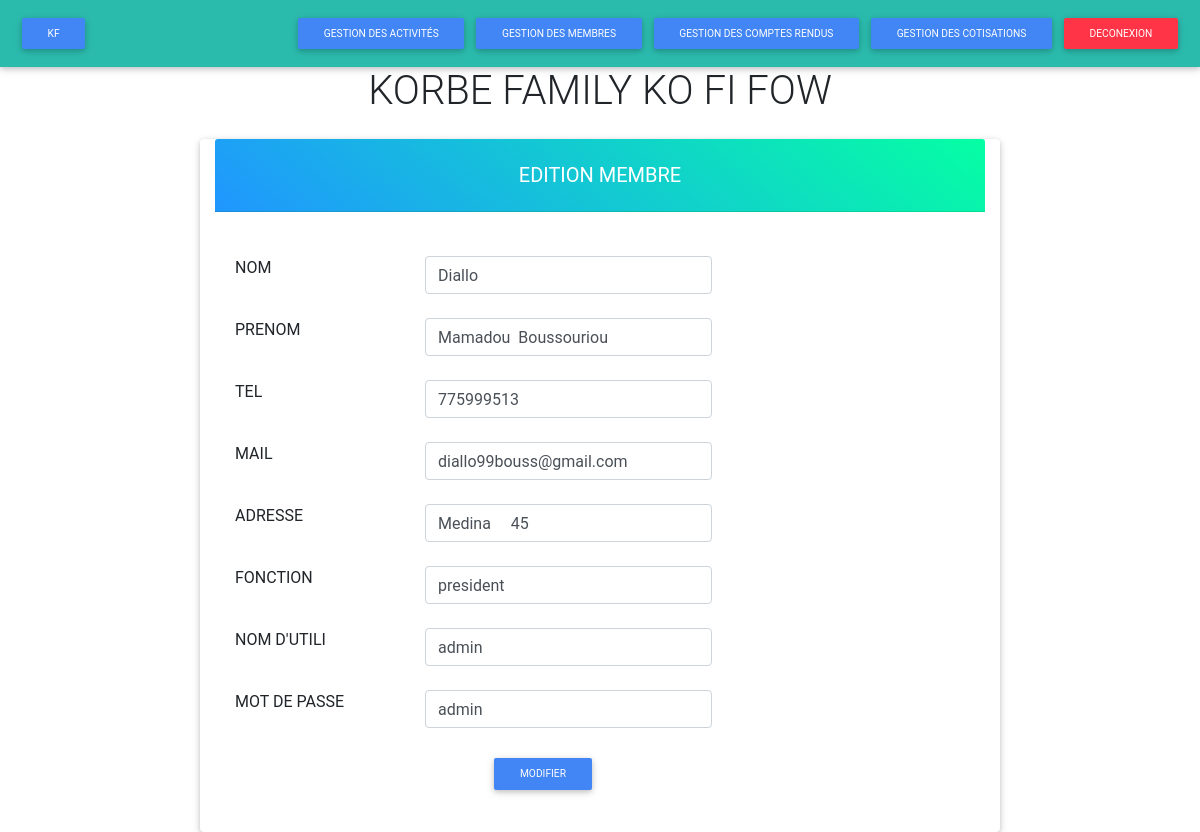
/members/modifier.php?modifier&idP=43, run on the app's committed database.
### tables this page shows
CREATE TABLE `personne` (
  `idP` int(11) NOT NULL AUTO_INCREMENT,
  `nomP` varchar(100) NOT NULL,
  `prenomP` varchar(100) NOT NULL,
  `telephoneP` varchar(100) NOT NULL,
  `mailP` varchar(100) NOT NULL,
  `adresseP` varchar(100) NOT NULL,
  `fonctionP` varchar(100) NOT NULL,
  `loginP` varchar(100) NOT NULL,
  `mdpP` varchar(100) NOT NULL,
  PRIMARY KEY (`idP`)
);

### public/fonctions/requetes.php (called while the page is built, shortened)
<?php
require_once 'bdd.php';
    function Find($id)
    {
        global $base;
        $req = "SELECT * FROM personne WHERE idP =$id";
        return $base->query($req)->fetch();
    }

### members/modifier.php (the view, shortened to what this page needs)
<?php
    include_once '../public/fonctions/requetes.php';
    include_once '../folders/navbar.php';
    include_once '../public/header.php';
    if (isset($_GET['idP'])) {
        $id = $_GET['idP'];
        $p = Find($id);
    }
?>
<div class="card mt-4 container col-md-8">
    <h5 class="card-header aqua-gradient info-color white-text text-center py-4">
        <strong>EDITION MEMBRE</strong>
    </h5>
    <div class="card-body">
        <form method="post" action="">
            <div class="row mt-4">
                <div class="col-md-3">
                    <label>NOM</label>
                </div>
                <div class="col-md-5">
                    <input type="text" name="nom" value="<?= $p['nomP'] ?> " class="form-control">
                </div>
            </div>
            <div class="row mt-4">
                <div class="col-md-3">
                    <label>PRENOM</label>
                </div>
                <div class="col-md-5">
                    <input type="text" name="prenom" value="<?= $p['prenomP'] ?> " class="form-control">
                </div>
            </div>
            <div class="row mt-4">
                <div class="col-md-3">
                    <label>TEL</label>
                </div>
                <div class="col-md-5">
                    <input type="text" name="tel" value="<?= $p['telephoneP'] ?> " class="form-control">
                </div>
            </div>
            <div class="row mt-4">
                <div class="col-md-3">
                    <label>MAIL</label>
                </div>
                <div class="col-md-5">
                    <input type="text" name="mail" value="<?= $p['mailP'] ?> " class="form-control">
                </div>
            </div>
            <div class="row mt-4">
                <div class="col-md-3">
                    <label>ADRESSE</label>
                </div>
                <div class="col-md-5">
                    <input type="text" name="adresse" value="<?= $p['adresseP'] ?> " class="form-control">
                </div>
            </div>
            <div class="row mt-4">
                <div class="col-md-3">
                    <label>FONCTION</label>
                </div>
                <div class="col-md-5">
                    <input type="text" name="fonction" value="<?= $p['fonctionP'] ?> " class="form-control">
                </div>
            </div>
            <div class="row mt-4">
                <div class="col-md-3">
                    <label>NOM D'UTILI</label>
                </div>
                <div class="col-md-5">
                    <input type="text" name="login" value="<?= $p['loginP'] ?> " class="form-control">
                </div>
            </div>
            <div class="row mt-4">
                <div class="col-md-3">
                    <label>MOT DE PASSE</label>
                </div>
                <div class="col-md-5">
                    <input type="text" name="mdp" value="<?= $p['mdpP'] ?> " class="form-control">
                </div>
            </div>
            <div class="row mt-4">
                <div class="col-md-3 offset-4">
                    <input type="submit" name="btnmod" class="btn btn-sm btn-primary" value="modifier"/>
                </div>
            </div>
        </form>
    </div>

### data on the page
personne: nom "Diallo", prenom "Mamadou Boussouriou", tel "775999513", mail "diallo99bouss@gmail.com", adresse "Medina 45", fonction "president", login "admin", mdp "admin"
